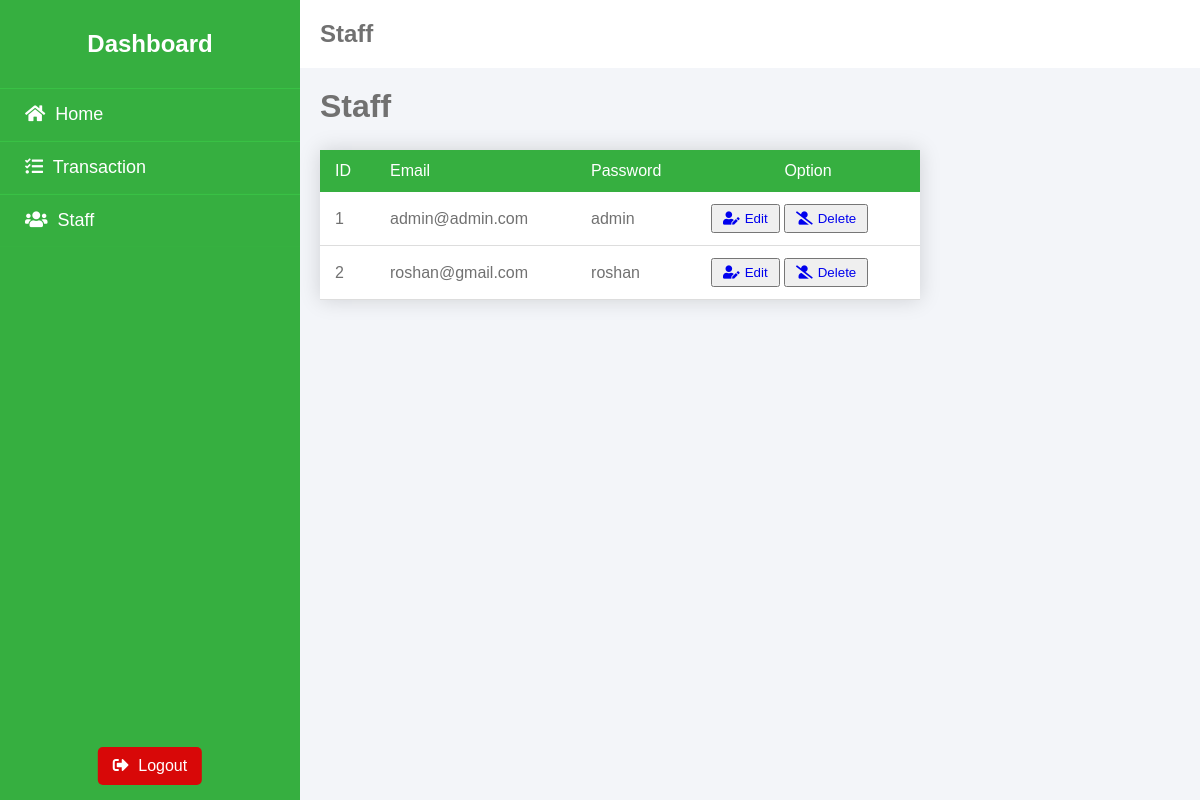
The app's page /staff (signed in), older data.
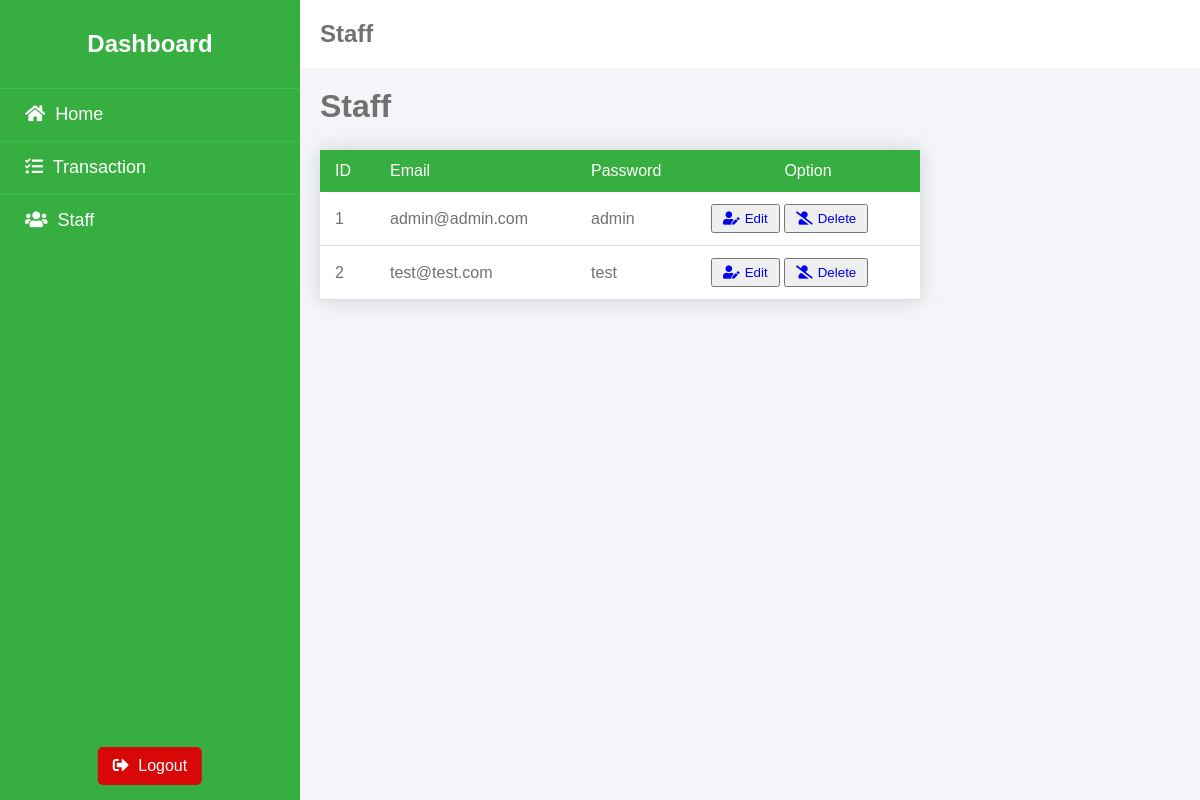
The same page, newer data.
### models.py (models this page shows, shortened)
class Staff(db.Model):
    __tablename__ = 'staff'
    staff_id = db.Column(db.Integer, primary_key=True)
    staff_email = db.Column(db.String(200), unique=True)
    staff_password = db.Column(db.String(200), nullable=False)

### blueprint/staff.py (the view)
@staff_bp.route('/staff')
def staff():
    return render_template('staff/index_page.html', staffs=Staff.query.all())

### blueprint/staff.py (called while the page is built)
def staff_bp_middleware():
    if not is_authenticated():
        return redirect(url_for('auth_bp.login_page'))

### helper/functions.py (called while the page is built)
def is_authenticated():
    if session.get('signedin'):
        return True
    return False

### templates/staff/index_page.html
{% extends 'auth/auth_base.html' %}
{% block head %}
<link rel="stylesheet" href="{{ url_for('static', filename='css/staff.css') }}">
{% endblock %}
{% block header %}
<h2>Staff</h2>
{% endblock %}
{% block body %}
<div class="staff">
    <h1>Staff</h1>
    <table>
        <thead>
            <tr>
                <td>ID</td>
                <td>Email</td>
                <td>Password</td>
                <td colspan="2"><center>Option</center></td>
            </tr>
        </thead>
        <tbody>
            {% for staff in staffs %}
            <tr>
                <td>{{ staff.staff_id }}</td>
                <td>{{ staff.staff_email }}</td>
                <td>{{ staff.staff_password }}</td>
                <td>
                    <button>
                        <a href="{{url_for('staff_bp.staff_update', id=staff.staff_id)}}"><i class="fas fa-user-edit"></i>Edit</a>
                    </button>
                    <button>
                        <a href="{{url_for('staff_bp.staff_delete', id=staff.staff_id)}}"><i class="fas fa-user-slash"></i>Delete</a>
                    </button>
                </td>
            </tr>
            {% endfor %}
        </tbody>
    </table>
</div>
{% endblock %}

Row changes from the older to the newer data that the page shows:
changed Staff id 2: staff_email "roshan@gmail.com" → "test@test.com"; staff_password "roshan" → "test"
